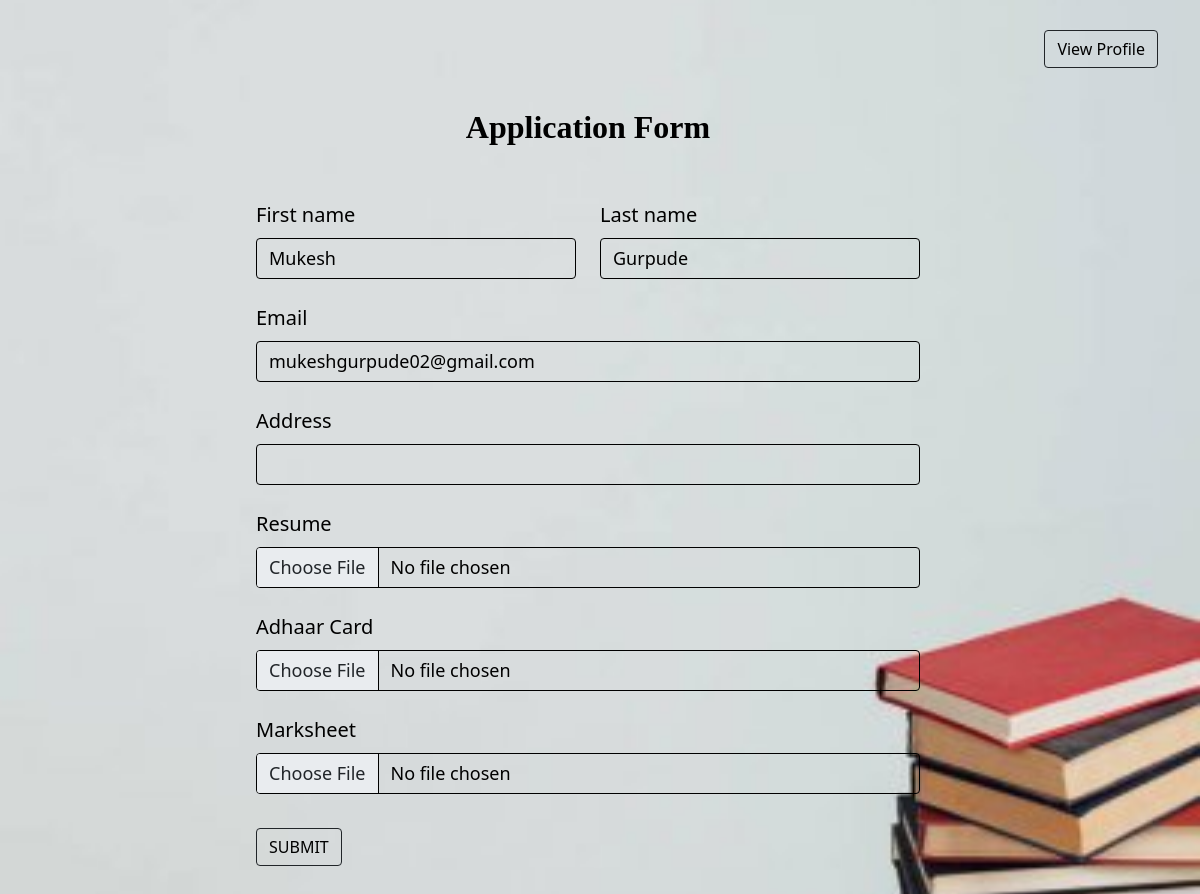
Screenshot of /user_application/ (signed in) with the database file from the repository.
### Home/models.py (models this page shows)
class CustomUser(AbstractUser):
  contact = PhoneNumberField()
  class Meta:
    ordering = ['first_name','last_name','email',]

### Home/views.py (the view)
# urls.py: path('user_application/', views.user_app, name="application"),
def user_app(request):
    if request.user.is_anonymous:
        messages.error(request, 'You are not logged in')
        return redirect(reverse('Home:login'))
    return render(request, 'html/application.html')

### Home/templates/html/application.html (shortened to what this page needs)
<!DOCTYPE html>
<html lang="en">
{% load static %}
<head>
    <link href="https://cdn.jsdelivr.net/npm/bootstrap@5.0.0-beta3/dist/css/bootstrap.min.css" rel="stylesheet"
>
    <link rel="stylesheet" href="{% static 'application.css' %}">
</head>
<body>
    <div class="container body-container mx-auto">
        <a class="btn btn-outline-dark" href="{% url 'Home:profile' %}" style="float: right;" name="submit" value="submit" type="submit">View
            Profile</a>
        <main>
            <div class="container row " style="margin-top: 50px;">
                <div class="col-md-7 col-lg-8  mx-auto">
                    <form action="{% url 'Home:app_submit' %}" method="POST">
                        <h2
                            style="text-align: center;font-family: Georgia;color: black; font-weight: 600;margin-top: 10px; margin-bottom: 20px;">
                            Application Form
                        </h2>
                        <div class="row g-4 mx-auto" style="margin-top: 30px;">
                            <div class="col-sm-6 mx-auto" style="color: black;">
                                <label class="form-label" for="fname" style="font-size:18px;">First name</label>
                                <input type="text" name="fname" class="form-control" value={{request.user.first_name}}>
                            </div>
                            <div class="col-sm-6 mx-auto" style="color: black;">
                                <label class="form-label" for="lname" style="font-size:18px;">Last name</label>
                                <input type="text" name="lname" class="form-control" value={{request.user.last_name}} >
                            </div>
                            <div class="col-12 mx-auto" style="color: black;">
                                <label class="form-label" for="email" style="font-size:18px;">Email</label>
                                <input type="email" name="email" class="form-control" required value={{request.user.email}} >
                            </div>
                            <div class="col-12 mx-auto" style="color: black;">
                                <label class="form-label" for="address" style="font-size:18px;">Address</label>
                                <input type="text" name="address" class="form-control">
                            </div>
                            <div class="col-12 mx-auto" style="color: black;">
                                <label class="form-label" for="resume" style="font-size:18px;">Resume</label>
                                <input type="file" name="resume" class="form-control">
                            </div>
                            <div class="col-12 mx-auto" style="color: black;">
                                <label class="form-label" for="adhaar" style="font-size:18px;">Adhaar Card</label>
                                <input type="file" name="adhaar" class="form-control">
                            </div>
                            <div class="col-12 mx-auto" style="color: black;">
                                <label class="form-label" for="Marksheet" style="font-size:18px;">Marksheet</label>
                                <input type="file" name="marksheet" class="form-control">
                            </div>
                            <div class="col-12 mx-auto">
                                <button class="btn btn-outline-dark "
                                    style="margin-top: 10px; margin-bottom: 30px;"
                                    name="submit" value="submit" type="submit">
                                    SUBMIT
                                </button>
                            </div>
                    </form>
                </div>
            </div>
        </main>
    </div>
</body>
</html>

### Home/static/application.css (style rules this page uses)
body { background-image: url('abb.jpg'); background-size: cover; background-position:center; background-repeat: no-repeat; }
.btn { margin-top: 30px; margin-bottom: 30px; color: black; }
.form-control { font-size: 18px !important; border-radius: 6 !important; border-color: black; color: black !important; border-color: black; background: transparent !important; box-shadow: none !important; }
input::placeholder { color: black !important; }
.form-label { font-size: 20px !important; }

### rows the page displays
CustomUser: fname "Mukesh", lname "Gurpude", email "mukeshgurpude02@gmail.com"
